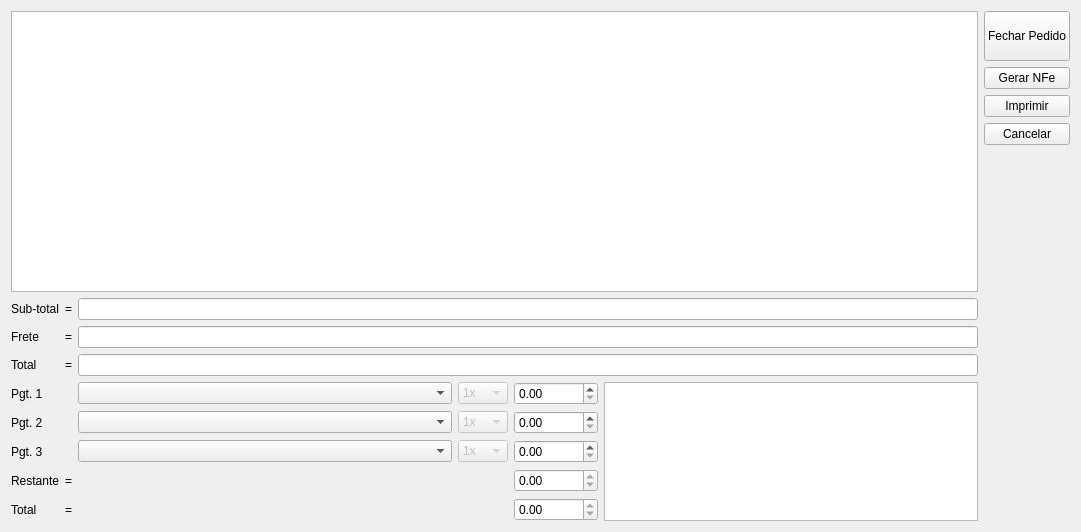
<?xml version="1.0" encoding="UTF-8"?>
<ui version="4.0">
 <class>Venda</class>
 <widget class="QDialog" name="Venda">
  <property name="geometry">
   <rect>
    <x>0</x>
    <y>0</y>
    <width>1081</width>
    <height>532</height>
   </rect>
  </property>
  <property name="windowTitle">
   <string>Vendas</string>
  </property>
  <layout class="QGridLayout" name="gridLayout_2">
   <item row="0" column="0" colspan="3">
    <widget class="QTableView" name="tableVenda">
     <property name="alternatingRowColors">
      <bool>true</bool>
     </property>
     <attribute name="horizontalHeaderStretchLastSection">
      <bool>true</bool>
     </attribute>
    </widget>
   </item>
   <item row="0" column="3" rowspan="5">
    <layout class="QVBoxLayout" name="verticalLayout_2">
     <item>
      <widget class="QPushButton" name="pushButtonFecharPedido">
       <property name="sizePolicy">
        <sizepolicy hsizetype="Minimum" vsizetype="Minimum">
         <horstretch>0</horstretch>
         <verstretch>0</verstretch>
        </sizepolicy>
       </property>
       <property name="minimumSize">
        <size>
         <width>0</width>
         <height>50</height>
        </size>
       </property>
       <property name="text">
        <string>Fechar Pedido</string>
       </property>
       <property name="autoDefault">
        <bool>false</bool>
       </property>
      </widget>
     </item>
     <item>
      <widget class="QPushButton" name="pushButtonNFe">
       <property name="text">
        <string>Gerar NFe</string>
       </property>
       <property name="autoDefault">
        <bool>false</bool>
       </property>
      </widget>
     </item>
     <item>
      <widget class="QPushButton" name="pushButtonImprimir">
       <property name="text">
        <string>Imprimir</string>
       </property>
       <property name="autoDefault">
        <bool>false</bool>
       </property>
      </widget>
     </item>
     <item>
      <widget class="QPushButton" name="pushButtonCancelar">
       <property name="text">
        <string>Cancelar</string>
       </property>
       <property name="autoDefault">
        <bool>false</bool>
       </property>
      </widget>
     </item>
     <item>
      <spacer name="verticalSpacer_2">
       <property name="orientation">
        <enum>Qt::Vertical</enum>
       </property>
       <property name="sizeHint" stdset="0">
        <size>
         <width>20</width>
         <height>40</height>
        </size>
       </property>
      </spacer>
     </item>
    </layout>
   </item>
   <item row="4" column="0" colspan="3">
    <layout class="QGridLayout" name="gridLayout">
     <property name="sizeConstraint">
      <enum>QLayout::SetDefaultConstraint</enum>
     </property>
     <item row="3" column="1">
      <widget class="QLabel" name="labelRestanteIgual">
       <property name="text">
        <string>=</string>
       </property>
      </widget>
     </item>
     <item row="0" column="5" rowspan="5">
      <widget class="QTableView" name="tableFluxoCaixa"/>
     </item>
     <item row="3" column="4">
      <widget class="QDoubleSpinBox" name="doubleSpinBoxRestante">
       <property name="readOnly">
        <bool>true</bool>
       </property>
       <property name="maximum">
        <double>999999.989999999990687</double>
       </property>
      </widget>
     </item>
     <item row="3" column="0">
      <widget class="QLabel" name="labelRestante">
       <property name="text">
        <string>Restante</string>
       </property>
      </widget>
     </item>
     <item row="4" column="1">
      <widget class="QLabel" name="labelTotalIgual">
       <property name="text">
        <string>=</string>
       </property>
      </widget>
     </item>
     <item row="0" column="0">
      <widget class="QLabel" name="labelPgt1">
       <property name="text">
        <string>Pgt. 1</string>
       </property>
      </widget>
     </item>
     <item row="0" column="4">
      <widget class="QDoubleSpinBox" name="doubleSpinBoxPgt1">
       <property name="maximum">
        <double>999999.989999999990687</double>
       </property>
      </widget>
     </item>
     <item row="1" column="0">
      <widget class="QLabel" name="labelPgt2">
       <property name="text">
        <string>Pgt. 2</string>
       </property>
      </widget>
     </item>
     <item row="1" column="4">
      <widget class="QDoubleSpinBox" name="doubleSpinBoxPgt2">
       <property name="maximum">
        <double>999999.989999999990687</double>
       </property>
      </widget>
     </item>
     <item row="2" column="0">
      <widget class="QLabel" name="labelPgt3">
       <property name="text">
        <string>Pgt. 3</string>
       </property>
      </widget>
     </item>
     <item row="2" column="4">
      <widget class="QDoubleSpinBox" name="doubleSpinBoxPgt3">
       <property name="maximum">
        <double>999999.989999999990687</double>
       </property>
      </widget>
     </item>
     <item row="4" column="4">
      <widget class="QDoubleSpinBox" name="doubleSpinBoxTotal">
       <property name="readOnly">
        <bool>true</bool>
       </property>
       <property name="maximum">
        <double>999999.989999999990687</double>
       </property>
      </widget>
     </item>
     <item row="0" column="2">
      <widget class="QComboBox" name="comboBoxPgt1"/>
     </item>
     <item row="1" column="2">
      <widget class="QComboBox" name="comboBoxPgt2"/>
     </item>
     <item row="2" column="2">
      <widget class="QComboBox" name="comboBoxPgt3"/>
     </item>
     <item row="4" column="0">
      <widget class="QLabel" name="labelTotal">
       <property name="text">
        <string>Total</string>
       </property>
      </widget>
     </item>
     <item row="4" column="2">
      <spacer name="horizontalSpacer">
       <property name="orientation">
        <enum>Qt::Horizontal</enum>
       </property>
       <property name="sizeHint" stdset="0">
        <size>
         <width>100</width>
         <height>20</height>
        </size>
       </property>
      </spacer>
     </item>
     <item row="0" column="3">
      <widget class="QComboBox" name="comboBoxPgt1Parc">
       <property name="enabled">
        <bool>false</bool>
       </property>
       <item>
        <property name="text">
         <string>1x</string>
        </property>
       </item>
       <item>
        <property name="text">
         <string>2x</string>
        </property>
       </item>
       <item>
        <property name="text">
         <string>3x</string>
        </property>
       </item>
       <item>
        <property name="text">
         <string>4x</string>
        </property>
       </item>
       <item>
        <property name="text">
         <string>5x</string>
        </property>
       </item>
       <item>
        <property name="text">
         <string>6x</string>
        </property>
       </item>
       <item>
        <property name="text">
         <string>7x</string>
        </property>
       </item>
       <item>
        <property name="text">
         <string>8x</string>
        </property>
       </item>
       <item>
        <property name="text">
         <string>9x</string>
        </property>
       </item>
       <item>
        <property name="text">
         <string>10x</string>
        </property>
       </item>
      </widget>
     </item>
     <item row="1" column="3">
      <widget class="QComboBox" name="comboBoxPgt2Parc">
       <property name="enabled">
        <bool>false</bool>
       </property>
       <item>
        <property name="text">
         <string>1x</string>
        </property>
       </item>
       <item>
        <property name="text">
         <string>2x</string>
        </property>
       </item>
       <item>
        <property name="text">
         <string>3x</string>
        </property>
       </item>
       <item>
        <property name="text">
         <string>4x</string>
        </property>
       </item>
       <item>
        <property name="text">
         <string>5x</string>
        </property>
       </item>
       <item>
        <property name="text">
         <string>6x</string>
        </property>
       </item>
       <item>
        <property name="text">
         <string>7x</string>
        </property>
       </item>
       <item>
        <property name="text">
         <string>8x</string>
        </property>
       </item>
       <item>
        <property name="text">
         <string>9x</string>
        </property>
       </item>
       <item>
        <property name="text">
         <string>10x</string>
        </property>
       </item>
      </widget>
     </item>
     <item row="2" column="3">
      <widget class="QComboBox" name="comboBoxPgt3Parc">
       <property name="enabled">
        <bool>false</bool>
       </property>
       <item>
        <property name="text">
         <string>1x</string>
        </property>
       </item>
       <item>
        <property name="text">
         <string>2x</string>
        </property>
       </item>
       <item>
        <property name="text">
         <string>3x</string>
        </property>
       </item>
       <item>
        <property name="text">
         <string>4x</string>
        </property>
       </item>
       <item>
        <property name="text">
         <string>5x</string>
        </property>
       </item>
       <item>
        <property name="text">
         <string>6x</string>
        </property>
       </item>
       <item>
        <property name="text">
         <string>7x</string>
        </property>
       </item>
       <item>
        <property name="text">
         <string>8x</string>
        </property>
       </item>
       <item>
        <property name="text">
         <string>9x</string>
        </property>
       </item>
       <item>
        <property name="text">
         <string>10x</string>
        </property>
       </item>
      </widget>
     </item>
    </layout>
   </item>
   <item row="1" column="2">
    <widget class="QLineEdit" name="lineEditSubTotal"/>
   </item>
   <item row="1" column="0">
    <widget class="QLabel" name="label_8">
     <property name="text">
      <string>Sub-total</string>
     </property>
    </widget>
   </item>
   <item row="3" column="0">
    <widget class="QLabel" name="label_9">
     <property name="text">
      <string>Total</string>
     </property>
    </widget>
   </item>
   <item row="3" column="1">
    <widget class="QLabel" name="label_10">
     <property name="text">
      <string>=</string>
     </property>
    </widget>
   </item>
   <item row="1" column="1">
    <widget class="QLabel" name="label_11">
     <property name="text">
      <string>=</string>
     </property>
    </widget>
   </item>
   <item row="3" column="2">
    <widget class="QLineEdit" name="lineEditTotal"/>
   </item>
   <item row="2" column="2">
    <widget class="QLineEdit" name="lineEditFrete"/>
   </item>
   <item row="2" column="0">
    <widget class="QLabel" name="label_12">
     <property name="text">
      <string>Frete</string>
     </property>
    </widget>
   </item>
   <item row="2" column="1">
    <widget class="QLabel" name="label_13">
     <property name="text">
      <string>=</string>
     </property>
    </widget>
   </item>
  </layout>
 </widget>
 <resources/>
 <connections/>
</ui>
